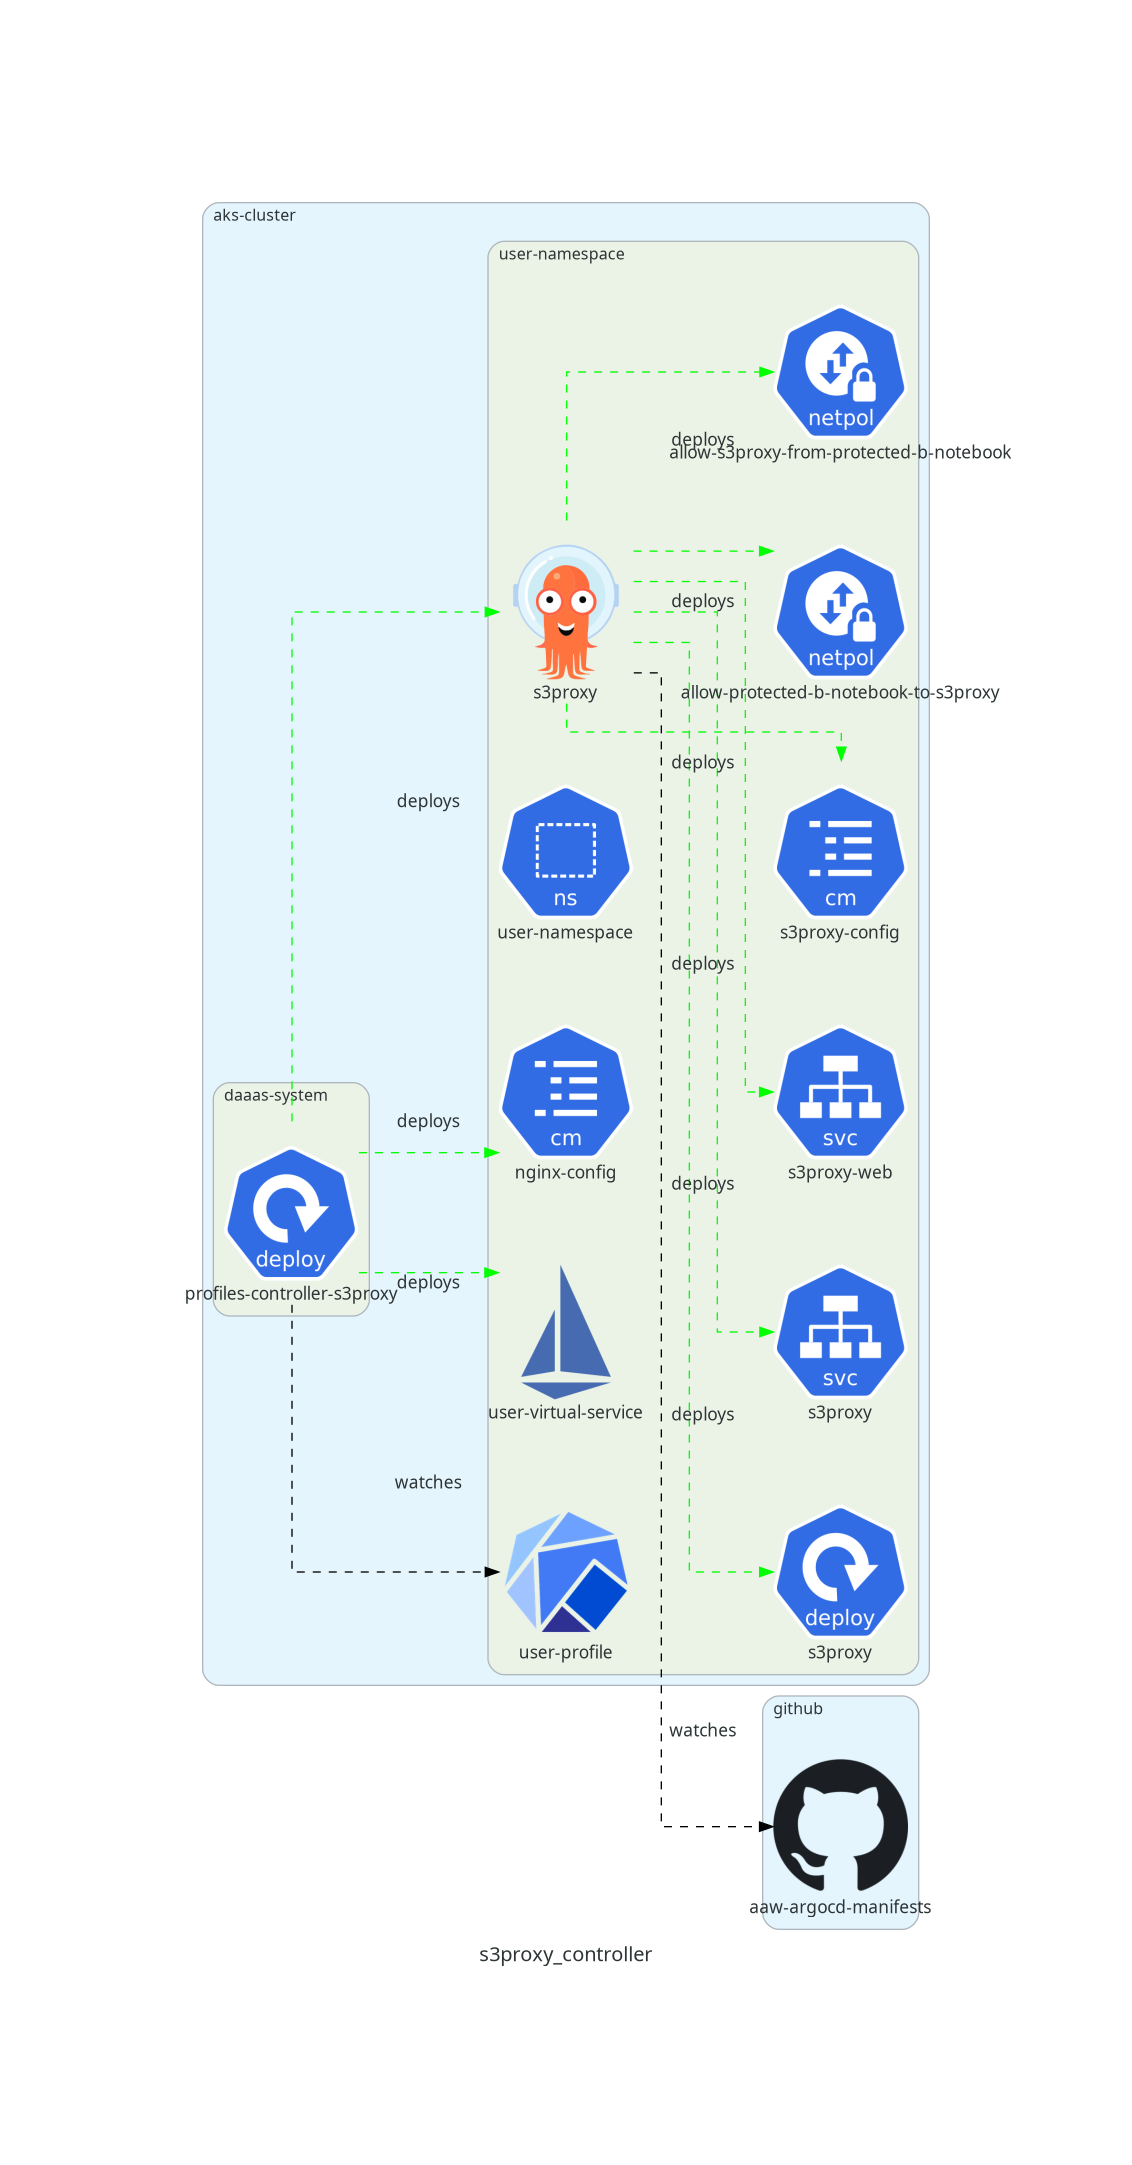

The script that drew this image:
import os

from diagrams import Cluster, Diagram, Edge

from diagrams.k8s.podconfig import CM

from diagrams.k8s.network import Service
from diagrams.k8s.network import NetworkPolicy

from diagrams.k8s.group import NS
from diagrams.k8s.compute import Deployment

from diagrams.onprem.workflow import Kubeflow

from diagrams.onprem.gitops import Argocd

from diagrams.onprem.vcs import Github

from diagrams.onprem.network import Istio


def myself() -> str:
    f = os.path.basename(__file__)
    no_ext = ".".join(f.split(".")[:-1])
    return no_ext


with Diagram(myself(), show=False):
    with Cluster("aks-cluster"):
        with Cluster("daaas-system"):
            s3proxy_controller = Deployment("profiles-controller-s3proxy")
        with Cluster("user-namespace"):
            profile = Kubeflow("user-profile")
            ns = NS("user-namespace")
            virtual_service = Istio("user-virtual-service")
            nginx_cm = CM("nginx-config")
            argocd_app = Argocd("s3proxy")
            s3proxy = Deployment("s3proxy")
            s3proxy_svc = Service("s3proxy")
            web_svc = Service("s3proxy-web")
            s3proxy_cm = CM("s3proxy-config")
            allow_pro_b_nb_to_s3proxy = NetworkPolicy("allow-protected-b-notebook-to-s3proxy")
            allow_s3proxy_from_pro_b_nb = NetworkPolicy("allow-s3proxy-from-protected-b-notebook")
    with Cluster("github"):
        github_repo = Github("aaw-argocd-manifests")

    # s3proxy controller watches kubeflow profiles and deploys vs, cm, and argocd app
    s3proxy_controller >> Edge(label="watches", color="black", style="dashed") >> profile
    s3proxy_controller >> Edge(label="deploys", color="green", style="dashed") >> virtual_service
    s3proxy_controller >> Edge(label="deploys", color="green", style="dashed") >> nginx_cm
    s3proxy_controller >> Edge(label="deploys", color="green", style="dashed") >> argocd_app

    # Argocd app watches aaw-argocd-manifests repo and deploys services, cm, and deployment
    argocd_app >> Edge(label="watches", color="black", style="dashed") >> github_repo
    argocd_app >> Edge(label="deploys", color="green", style="dashed") >> s3proxy
    argocd_app >> Edge(label="deploys", color="green", style="dashed") >> s3proxy_svc
    argocd_app >> Edge(label="deploys", color="green", style="dashed") >> web_svc
    argocd_app >> Edge(label="deploys", color="green", style="dashed") >> s3proxy_cm
    argocd_app >> Edge(label="deploys", color="green", style="dashed") >> allow_pro_b_nb_to_s3proxy
    argocd_app >> Edge(label="deploys", color="green", style="dashed") >> allow_s3proxy_from_pro_b_nb
